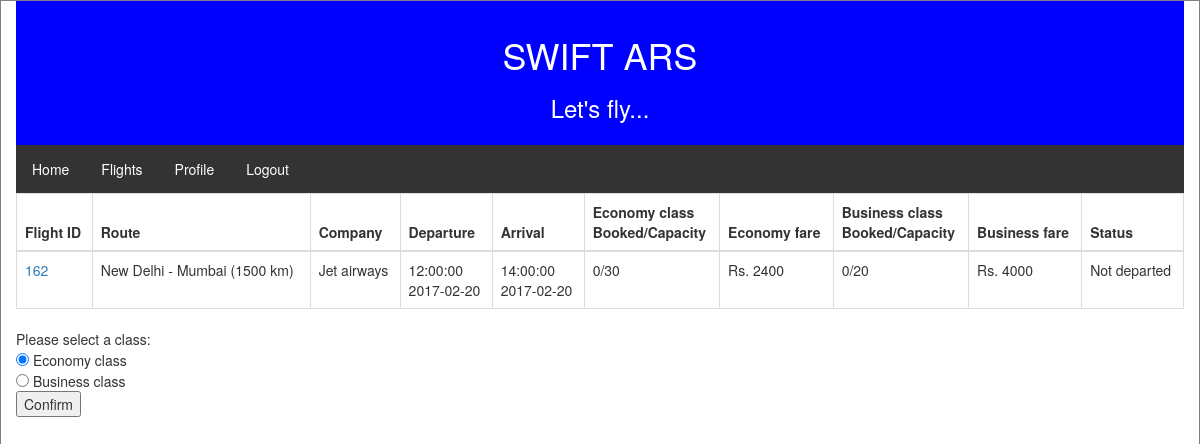
/flight/162/ (signed in), run on the app's committed database.
### tables this page shows
CREATE TABLE company (
  c_id integer primary key,
  name text
);

### app.py (the view, shortened to what this page needs)
@app.route('/flight/<int:flight_id>/', methods=['GET', 'POST'])
@flask_login.login_required
def flight_info(flight_id):
    headers = ["Flight ID", "Route", "Company", "Departure", "Arrival", "Economy class<br/>Booked/Capacity", "Economy fare",
                "Business class<br/>Booked/Capacity", "Business fare", "Status"]
    flight = fetch_flights(None, None, None, None, flight_id)
    if flask.request.method == 'GET':
        return flask.render_template('flight_info.html', headers = headers, flight = flight)

### app.py (called while the page is built)
@login_manager.user_loader
def user_loader(email):
    if email not in users:
        return
    user = User()
    user.id = email
    user.name = users[email]['name']
    return user

### db_fetcher.py (called while the page is built)
def fetch_routes_data(route_id = None):
    conn = sqlite3.connect('airlines.db')
    c = conn.cursor()
    c.execute("select * from location")
    rows = c.fetchall()
    locations = {}
    for row in rows:
        locations[row[0]] = row[1]
    if route_id == None:
        c.execute("select * from route")
    else:
        c.execute("select * from route where r_id = ?", (route_id,))
    rows = c.fetchall()
    routes = {}
    for row in rows:
        routes[row[0]] = "%s - %s (%s km)"%(locations[row[1]], locations[row[2]], row[3])
    return routes

def fetch_companies_data(company_id = None):
    conn = sqlite3.connect('airlines.db')
    c = conn.cursor()
    if company_id == None:
        c.execute("select c_id, name from company")
    else:
        c.execute("select c_id, name from company where c_id = ?", (company_id))
    rows = c.fetchall()
    companies = {}
    for row in rows:
        companies[row[0]] = row[1]
    return companies

### templates/flight_info.html (shortened to what this page needs)
{% extends "base.html" %}
{% block content %}
    <ul>
        <li><a href="/">Home</a></li>
        <li><a href="/flights">Flights</a></li>
        <li><a href="/profile">Profile</a></li>
        <li><a href="/logout">Logout</a></li>
    </ul>
    {% autoescape false %}
    <table class="table table-bordered">
        <thead>
            <tr>
                {% for header in headers %}
                    <th>
                        {{header}}
                    </th>
                {% endfor %}
            </tr>
        </thead>
        <tbody>
            {% for row in flight %}
                <tr>
                    {% for col in row %}
                        <td>
                            {{col}}
                        </td>
                    {% endfor %}
                </tr>
            {% endfor %}
        </tbody>
    </table>
    {% endautoescape %}
    {% if flight[0][-1] != "Departed" %}
        Please select a class:
        <form action='' method='POST'>
            <input type="radio" name="type" value="eco" checked> Economy class<br>
            <input type="radio" name="type" value="bus"> Business class<br>
            <input type='submit' name='submit' value = 'Confirm'></input>
        </form>
    {% endif %}
{% endblock %}

### templates/base.html (style rules this page uses)
ul { list-style-type: none; margin: 0; padding: 0; overflow: hidden; background-color: #333; }
li { float: left; }
li a { display: block; color: white; text-align: center; padding: 14px 16px; text-decoration: none; }

### data on the page
company: row "162" "New Delhi - Mumbai (1500 km)" "12:00:00 2017-02-20" "14:00:00 2017-02-20" "0/30" "Rs. 2400" "0/20" "Rs. 4000" "Not departed", name "Jet airways"

### other printed values
{{ header }} "Flight ID" "Route" "Company" "Departure" "Arrival" "Economy class Booked/Capacity" "Economy fare" "Business class Booked/Capacity" "Business fare" "Status"
